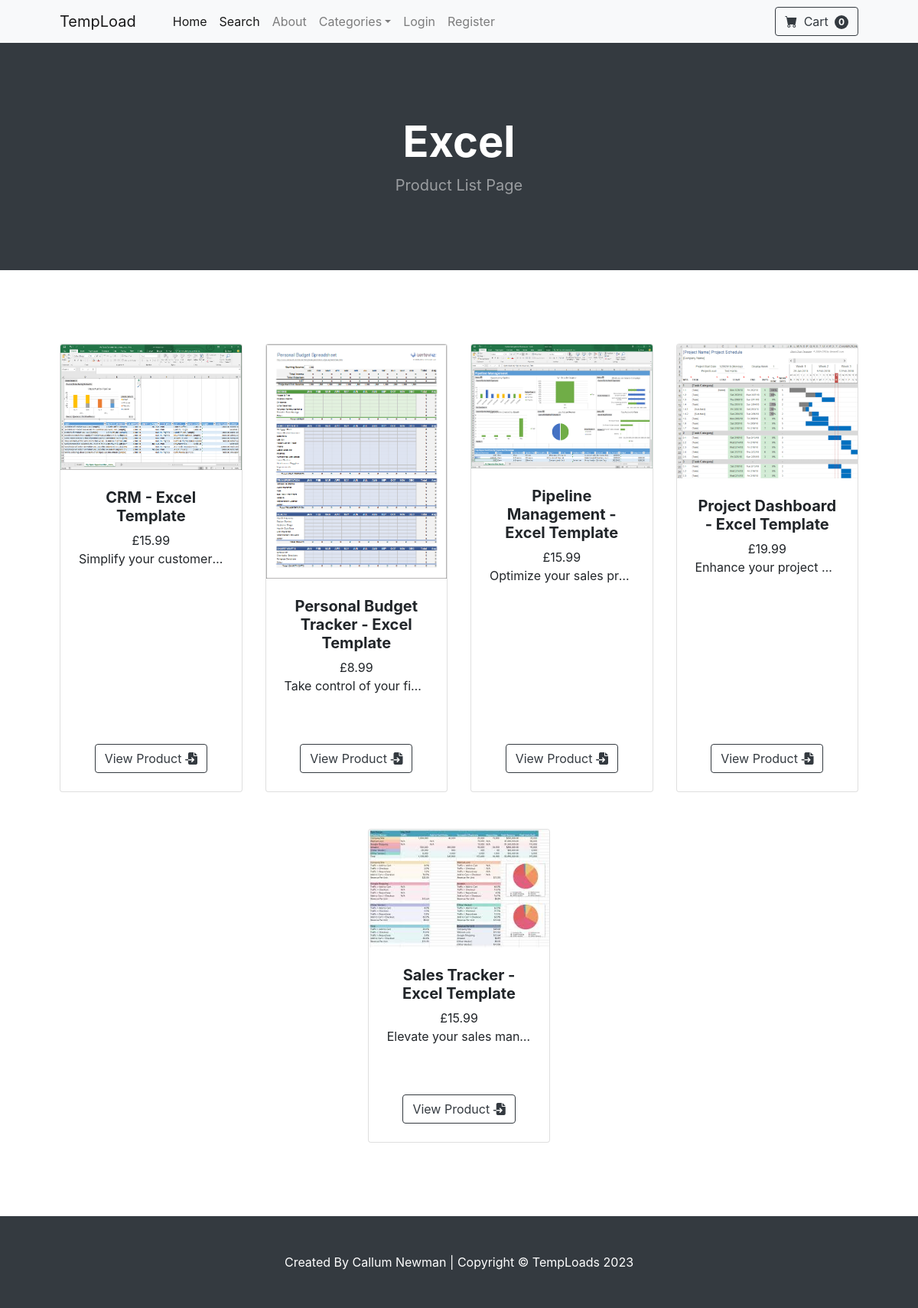
Screenshot of /category/Excel with the database file from the repository.
### store/models.py (models this page shows, shortened)
class Category(models.Model):
    name = models.CharField(max_length=50)
    def __str__(self) -> str:
        return self.name
    class Meta:
        verbose_name_plural = "Categories"

class Product(models.Model):
    name = models.CharField(max_length=100)
    price = models.DecimalField(default=0, decimal_places=2, max_digits=6)
    category = models.ForeignKey(Category, on_delete=models.CASCADE, default=1)
    description = models.CharField(max_length=250, default='', blank=True, null=True)
    image = models.ImageField(upload_to='uploads/product.')
    isSale = models.BooleanField(default=False)
    salePrice = models.DecimalField(default=0, decimal_places=2, max_digits=6)

### store/views.py (the view)
# urls.py: path('category/<str:foo>',views.category, name='category'),
def category(request, foo):
    foo = foo.replace('-', ' ')
    try:
        category = Category.objects.get(name=foo)
        products = Product.objects.filter(category=category)
        return render(request, 'category.html', {'products':products, 'category':category})
    except:
        messages.success(request, ("That category doesn't exist."))
        return redirect('home')

### cart/cart.py (called while the page is built)
    def __len__(self):
        return len(self.cart)

### cart/cartProcessors.py (called while the page is built)
def cart(request):
    return {'cart':Cart(request)}

### store/templates/category.html (shortened to what this page needs)
{% extends 'base.html'%} {% block content %}
<header class="bg-dark py-5">
  <div class="container px-4 px-lg-5 my-5">
    <div class="text-center text-white">
      <h1 class="display-4 fw-bolder">{{category}}</h1>
      <p class="lead fw-normal text-white-50 mb-0">Product List Page</p>
    </div>
  </div>
</header>
<section class="py-5">
  <div class="container px-4 px-lg-5 mt-5">
    <div
      class="row gx-4 gx-lg-5 row-cols-2 row-cols-md-3 row-cols-xl-4 justify-content-center"
    >
      {% for product in products %}
      <div class="col mb-5">
        <div class="card h-100">
          <img
            class="card-img-top"
            src="{{product.image.url}}"
            alt="{{product.name}} Image"
          />
          <div class="card-body p-4">
            <div class="text-center">
              <h5 class="fw-bolder">{{product.name}}</h5>
              {% if product.isSale%}
              <span class="text-muted text-decoration-line-through"
                >£{{product.price}}</span
              >
              {{ product.salePrice}} {% else %}
              £{{product.price}} {% endif %}
              <p class="text-truncate" style="max-width: 200px">
                {{product.description}}
              </p>
            </div>
          </div>
          <div class="card-footer p-4 pt-0 border-top-0 bg-transparent">
            <div class="text-center">
              <a
                class="btn btn-outline-dark mt-auto"
                href="{% url 'product' product.id%}"
                >View Product <i class="fa-solid fa-file-import"></i
              ></a>
            </div>
          </div>
        </div>
      </div>
      {% endfor %}
    </div>
  </div>
</section>
{% endblock %}

### rows the page displays
Category: name "Excel"
Product: image (picture), name "CRM - Excel Template", price "15.99", description "Simplify your customer…"
Product: image (picture), name "Personal Budget Tracker - Excel Template", price "8.99", description "Take control of your fin…"
Product: image (picture), name "Pipeline Management - Excel Template", price "15.99", description "Optimize your sales pr…"
Product: image (picture), name "Project Dashboard - Excel Template", price "19.99", description "Enhance your project…"
Product: image (picture), name "Sales Tracker - Excel Template", price "15.99", description "Elevate your sales man…"

### other values shown
{{ cart|length }} "0"
